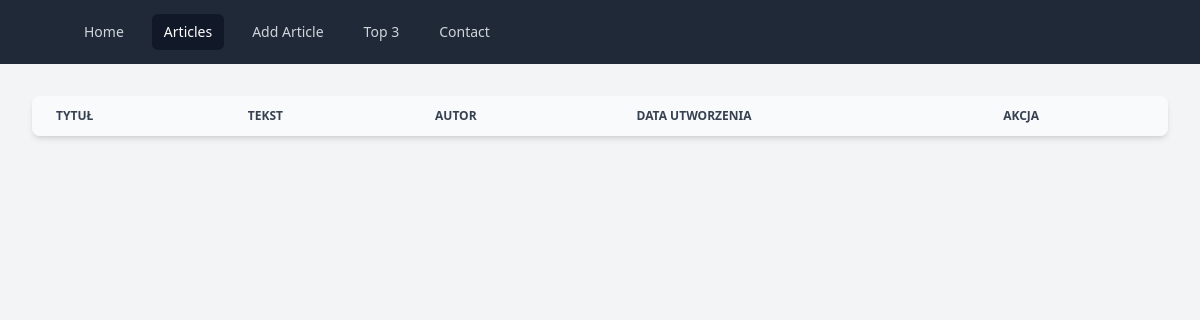
Page /articles on the earlier database version.
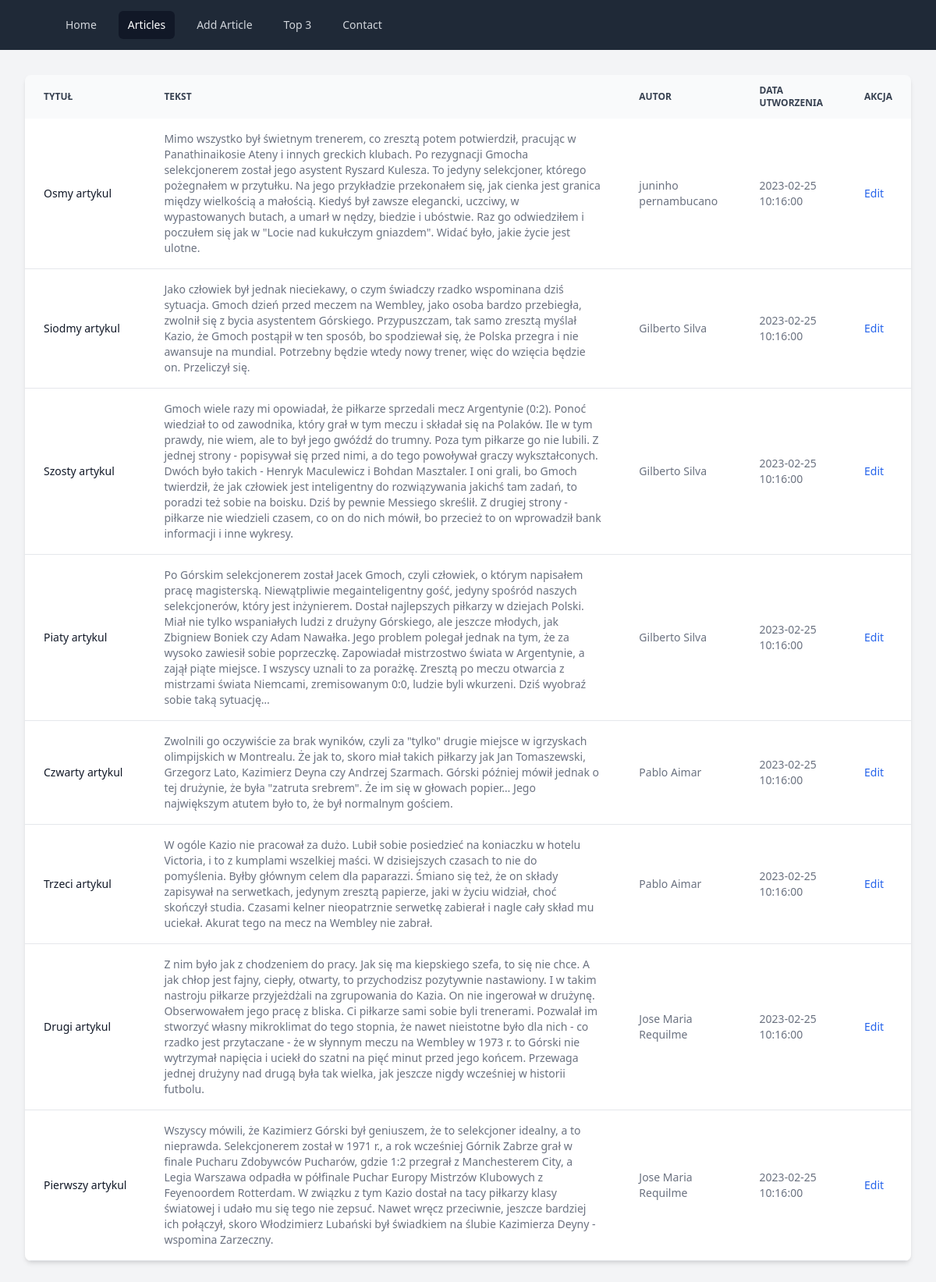
Same page on the later database version.
### tables this page shows
CREATE TABLE `articles` (
  `id` int unsigned NOT NULL AUTO_INCREMENT,
  `title` varchar(200) NOT NULL,
  `body` text NOT NULL,
  `user_id` int unsigned DEFAULT NULL,
  `creation_date` datetime DEFAULT CURRENT_TIMESTAMP ON UPDATE CURRENT_TIMESTAMP,
  PRIMARY KEY (`id`),
  KEY `author_id` (`user_id`),
  CONSTRAINT `articles_ibfk_1` FOREIGN KEY (`user_id`) REFERENCES `authors` (`id`) ON DELETE CASCADE
);

CREATE TABLE `authors` (
  `id` int unsigned NOT NULL AUTO_INCREMENT,
  `name` varchar(255) NOT NULL,
  `email` varchar(255) NOT NULL,
  PRIMARY KEY (`id`)
);

### src/Core/functions.php (called while the page is built, shortened)
<?php
function base_path($path)
{
    return BASE_PATH . $path;
}
function view($path, $data)
{
    extract($data);
    require base_path('views/' . $path);
}
function urlIs($value)
{
    return $_SERVER['REQUEST_URI'] === $value;
}
function output($text)
{
    return htmlspecialchars($text);
}

### src/controllers/ArticlesController.php (called while the page is built, shortened)
<?php
class ArticlesController {
    public function index()
    {
        $articles =  Article::getAll();
        view("articles/index.view.php", [
            'heading' => 'All Articles',
            'articles' => $articles,
            'errors' => []
        ]);
    }
}

### src/Core/Routing/Router.php (called while the page is built, shortened)
<?php
class Router
{
    protected $routes = [
        'GET' => [],
        'POST' => [],
        'PATCH' => [],
        'DELETE' => []
    ];
    public function get($uri, $controller)
    {
        $this->routes['GET'][$uri] = $controller;
    }
    public function post($uri, $controller)
    {
        $this->routes['POST'][$uri] = $controller;
    }
    public function patch($uri, $controller)
    {
        $this->routes['PATCH'][$uri] = $controller;
    }
    public function delete($uri, $controller)
    {
        $this->routes['DELETE'][$uri] = $controller;
    }
    public function direct($uri, $requestType)
    {
        if (array_key_exists($uri, $this->routes[$requestType])) {
            return $this->callAction(
                ...explode('@', $this->routes[$requestType][$uri])
            );
        }
    }
    protected function callAction($controller, $action)
    {
        $controller = new $controller;
        return $controller->$action();
    }
}

### public/index.php (called while the page is built, shortened)
<?php
Router::load( base_path('routes/routes.php'))->direct(Request::uri(), Request::method());

### src/Core/App.php (called while the page is built, shortened)
<?php
class App
{
    protected static $registry = [];
    public static function bind($key, $value)
    {
        static::$registry[$key] = $value;
    }
    public static function get($key)
    {
        return static::$registry[$key];
    }
}

### src/model/Article.php (called while the page is built, shortened)
<?php
class Article {
    public static function getAll(): array
    {
        $db = App::get('database');
        return $db->query('select a.id, a.title, a.body, a.creation_date, a.user_id, authors.name from articles a LEFT join authors on authors.id = a.user_id order by a.id DESC')->get('json');
    }
}

### src/Core/Database/Query.php (called while the page is built, shortened)
<?php
class Query
{
    protected $pdo;
    protected $stmt;
    public function __construct(\PDO $pdo) {
        $this->pdo = $pdo;
    }
    public function query($query, $params = [])
    {
        $this->stmt = $this->pdo->prepare($query);
        $this->stmt->execute($params);
        return $this;
    }
    public function get($json = false)
    {
        return $this->stmt->fetchAll();
    }
}

### src/views/articles/index.view.php (the view)
<?php require base_path('views/includes/header.php'); ?>
<?php require base_path('views/includes/nav.php'); ?>
<main>
<div class="p-8">
<div class="relative overflow-x-auto shadow-md sm:rounded-lg">
    <table class="w-full text-sm text-left text-gray-500 dark:text-gray-400">
        <thead class="text-xs text-gray-700 uppercase bg-gray-50 dark:bg-gray-700 dark:text-gray-400">
            <tr>
                <th scope="col" class="px-6 py-3">
                    Tytuł
                </th>
                <th scope="col" class="px-6 py-3">
                    Tekst
                </th>
                <th scope="col" class="px-6 py-3">
                    Autor
                </th>
                <th scope="col" class="px-6 py-3">
                    Data utworzenia
                </th>
                <th scope="col" class="px-6 py-3">
                    Akcja
                </th>
            </tr>
        </thead>
        <tbody>
<?php foreach($articles as $article): ?>
            <tr class="bg-white border-b dark:bg-gray-900 dark:border-gray-700">
                <th scope="row" class="px-6 py-4 font-medium text-gray-900 whitespace-nowrap dark:text-white">
                    <a href="/article?id=<?= $article['id']; ?>"><?= output($article['title']); ?></a>
                </th>
                <td class="px-6 py-4">
                <?= output($article['body']); ?>
                </td>
                <td class="px-6 py-4">
                <?= output($article['name']); ?>
                </td>
                <td class="px-6 py-4">
                    <?= output($article['creation_date']); ?>
                </td>
                <td class="px-6 py-4">
                    <a href="/article/edit?id=<?= $article['id'];?>" class="font-medium text-blue-600 dark:text-blue-500 hover:underline">Edit</a>
                </td>
            </tr>
            <?php endforeach;?>
        </tbody>
    </table>
</div>
</div>
</main>
<?php require base_path('views/includes/footer.php') ?>

### src/views/includes/header.php (shortened to what this page needs)
<!doctype html>
<html lang="pl" class="h-full bg-gray-100">
<head>
    <script src="https://cdn.tailwindcss.com?plugins=forms"></script>
</head>
<body class="h-full">
    <div class="min-h-full">

### src/views/includes/nav.php (shortened to what this page needs)
<nav class="bg-gray-800">
    <div class="mx-auto max-w-7xl px-4 sm:px-6 lg:px-8">
        <div class="flex h-16 items-center justify-between">
            <div class="flex items-center">
                <div class="hidden md:block">
                    <div class="ml-10 flex items-baseline space-x-4">
                        <a href="/" class="<?= urlIs('/') ? 'bg-gray-900 text-white' : 'text-gray-300' ?> hover:bg-gray-700 px-3 py-2 rounded-md text-sm font-medium">Home</a>
                        <a href="/articles" class="<?= urlIs('/articles') ? 'bg-gray-900 text-white' : 'text-gray-300' ?> hover:bg-gray-700 hover:text-white px-3 py-2 rounded-md text-sm font-medium">Articles</a>
                        <a href="/articles/create" class="<?= urlIs('/articles/create') ? 'bg-gray-900 text-white' : 'text-gray-300' ?> hover:bg-gray-700 hover:text-white px-3 py-2 rounded-md text-sm font-medium">Add Article</a>
                        <a href="/authors/top-3" class="<?= urlIs('/authors/top-3') ? 'bg-gray-900 text-white' : 'text-gray-300' ?> hover:bg-gray-700 hover:text-white px-3 py-2 rounded-md text-sm font-medium">Top 3</a>
                        <a href="mailto:kontakt@devpiotr.com" class="<?= urlIs('/contact') ? 'bg-gray-900 text-white' : 'text-gray-300' ?> hover:bg-gray-700 hover:text-white px-3 py-2 rounded-md text-sm font-medium">Contact</a>
                    </div>
                </div>
            </div>
        </div>
</nav>

Differences in the rows shown:
added articles: title "Osmy artykul", body "Mimo wszystko był świetnym trenerem, co zresztą potem potwierdził, pracując w Panathinaikosie Ateny i innych greckich klubach. Po rezygnacji Gmocha selekcjonerem został jego asystent Ryszard Kulesza. To jedyny selekcjoner, którego pożegnałem w przytułku. Na jego przykładzie przekonałem się, jak cienka jest granica między wielkością a małością. Kiedyś był zawsze elegancki, uczciwy, w wypastowanych butach, a umarł w nędzy, biedzie i ubóstwie. Raz go odwiedziłem i poczułem się jak w \"Locie nad kukułczym gniazdem\". Widać było, jakie życie jest ulotne.", user.name "juninho pernambucano", creation_date "2023-02-25 10:16:00"
added articles: title "Siodmy artykul", body "Jako człowiek był jednak nieciekawy, o czym świadczy rzadko wspominana dziś sytuacja. Gmoch dzień przed meczem na Wembley, jako osoba bardzo przebiegła, zwolnił się z bycia asystentem Górskiego. Przypuszczam, tak samo zresztą myślał Kazio, że Gmoch postąpił w ten sposób, bo spodziewał się, że Polska przegra i nie awansuje na mundial. Potrzebny będzie wtedy nowy trener, więc do wzięcia będzie on. Przeliczył się.", user.name "Gilberto Silva", creation_date "2023-02-25 10:16:00"
added articles: title "Szosty artykul", body "Gmoch wiele razy mi opowiadał, że piłkarze sprzedali mecz Argentynie (0:2). Ponoć wiedział to od zawodnika, który grał w tym meczu i składał się na Polaków. Ile w tym prawdy, nie wiem, ale to był jego gwóźdź do trumny. Poza tym piłkarze go nie lubili. Z jednej strony - popisywał się przed nimi, a do tego powoływał graczy wykształconych. Dwóch było takich - Henryk Maculewicz i Bohdan Masztaler. I oni grali, bo Gmoch twierdził, że jak człowiek jest inteligentny do rozwiązywania jakichś tam zadań, to poradzi też sobie na boisku. Dziś by pewnie Messiego skreślił. Z drugiej strony - piłkarze nie wiedzieli czasem, co on do nich mówił, bo przecież to on wprowadził bank informacji i inne wykresy.", user.name "Gilberto Silva", creation_date "2023-02-25 10:16:00"
added articles: title "Piaty artykul", body "Po Górskim selekcjonerem został Jacek Gmoch, czyli człowiek, o którym napisałem pracę magisterską. Niewątpliwie megainteligentny gość, jedyny spośród naszych selekcjonerów, który jest inżynierem. Dostał najlepszych piłkarzy w dziejach Polski. Miał nie tylko wspaniałych ludzi z drużyny Górskiego, ale jeszcze młodych, jak Zbigniew Boniek czy Adam Nawałka. Jego problem polegał jednak na tym, że za wysoko zawiesił sobie poprzeczkę. Zapowiadał mistrzostwo świata w Argentynie, a zajął piąte miejsce. I wszyscy uznali to za porażkę. Zresztą po meczu otwarcia z mistrzami świata Niemcami, zremisowanym 0:0, ludzie byli wkurzeni. Dziś wyobraź sobie taką sytuację…", user.name "Gilberto Silva", creation_date "2023-02-25 10:16:00"
added articles: title "Czwarty artykul", body "Zwolnili go oczywiście za brak wyników, czyli za \"tylko\" drugie miejsce w igrzyskach olimpijskich w Montrealu. Że jak to, skoro miał takich piłkarzy jak Jan Tomaszewski, Grzegorz Lato, Kazimierz Deyna czy Andrzej Szarmach. Górski później mówił jednak o tej drużynie, że była \"zatruta srebrem\". Że im się w głowach popier… Jego największym atutem było to, że był normalnym gościem.", user.name "Pablo Aimar", creation_date "2023-02-25 10:16:00"
added articles: title "Trzeci artykul", body "W ogóle Kazio nie pracował za dużo. Lubił sobie posiedzieć na koniaczku w hotelu Victoria, i to z kumplami wszelkiej maści. W dzisiejszych czasach to nie do pomyślenia. Byłby głównym celem dla paparazzi. Śmiano się też, że on składy zapisywał na serwetkach, jedynym zresztą papierze, jaki w życiu widział, choć skończył studia. Czasami kelner nieopatrznie serwetkę zabierał i nagle cały skład mu uciekał. Akurat tego na mecz na Wembley nie zabrał.", user.name "Pablo Aimar", creation_date "2023-02-25 10:16:00"
added articles: title "Drugi artykul", body "Z nim było jak z chodzeniem do pracy. Jak się ma kiepskiego szefa, to się nie chce. A jak chłop jest fajny, ciepły, otwarty, to przychodzisz pozytywnie nastawiony. I w takim nastroju piłkarze przyjeżdżali na zgrupowania do Kazia. On nie ingerował w drużynę. Obserwowałem jego pracę z bliska. Ci piłkarze sami sobie byli trenerami. Pozwalał im stworzyć własny mikroklimat do tego stopnia, że nawet nieistotne było dla nich - co rzadko jest przytaczane - że w słynnym meczu na Wembley w 1973 r. to Górski nie wytrzymał napięcia i uciekł do szatni na pięć minut przed jego końcem. Przewaga jednej drużyny nad drugą była tak wielka, jak jeszcze nigdy wcześniej w historii futbolu.", user.name "Jose Maria Requilme", creation_date "2023-02-25 10:16:00"
added articles: title "Pierwszy artykul", body "Wszyscy mówili, że Kazimierz Górski był geniuszem, że to selekcjoner idealny, a to nieprawda. Selekcjonerem został w 1971 r., a rok wcześniej Górnik Zabrze grał w finale Pucharu Zdobywców Pucharów, gdzie 1:2 przegrał z Manchesterem City, a Legia Warszawa odpadła w półfinale Puchar Europy Mistrzów Klubowych z Feyenoordem Rotterdam. W związku z tym Kazio dostał na tacy piłkarzy klasy światowej i udało mu się tego nie zepsuć. Nawet wręcz przeciwnie, jeszcze bardziej ich połączył, skoro Włodzimierz Lubański był świadkiem na ślubie Kazimierza Deyny - wspomina Zarzeczny.", user.name "Jose Maria Requilme", creation_date "2023-02-25 10:16:00"
